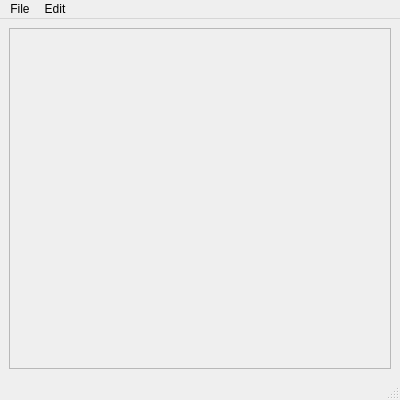
<?xml version="1.0" encoding="UTF-8"?>
<ui version="4.0">
 <class>ImageViewer</class>
 <widget class="QMainWindow" name="ImageViewer">
  <property name="geometry">
   <rect>
    <x>0</x>
    <y>0</y>
    <width>400</width>
    <height>400</height>
   </rect>
  </property>
  <property name="windowTitle">
   <string>MainWindow</string>
  </property>
  <property name="layoutDirection">
   <enum>Qt::LeftToRight</enum>
  </property>
  <widget class="QWidget" name="centralwidget">
   <layout class="QVBoxLayout" name="verticalLayout">
    <item>
     <widget class="QScrollArea" name="scrollArea">
      <property name="autoFillBackground">
       <bool>false</bool>
      </property>
      <property name="styleSheet">
       <string notr="true">
</string>
      </property>
      <property name="widgetResizable">
       <bool>true</bool>
      </property>
      <widget class="QWidget" name="scrollAreaWidgetContents">
       <property name="geometry">
        <rect>
         <x>0</x>
         <y>0</y>
         <width>372</width>
         <height>328</height>
        </rect>
       </property>
      </widget>
     </widget>
    </item>
   </layout>
  </widget>
  <widget class="QMenuBar" name="menubar">
   <property name="geometry">
    <rect>
     <x>0</x>
     <y>0</y>
     <width>400</width>
     <height>22</height>
    </rect>
   </property>
   <widget class="QMenu" name="menuFile">
    <property name="title">
     <string>File</string>
    </property>
    <addaction name="actionOpen"/>
    <addaction name="actionSave_As"/>
    <addaction name="separator"/>
    <addaction name="actionPreferences"/>
    <addaction name="separator"/>
    <addaction name="actionClose"/>
   </widget>
   <widget class="QMenu" name="menuEdit">
    <property name="title">
     <string>Edit</string>
    </property>
    <addaction name="actionCopy"/>
   </widget>
   <addaction name="menuFile"/>
   <addaction name="menuEdit"/>
  </widget>
  <widget class="QStatusBar" name="statusbar"/>
  <action name="actionOpen">
   <property name="text">
    <string>Open</string>
   </property>
   <property name="shortcut">
    <string>Ctrl+O</string>
   </property>
  </action>
  <action name="actionSave_As">
   <property name="text">
    <string>Save As...</string>
   </property>
  </action>
  <action name="actionClose">
   <property name="text">
    <string>Close</string>
   </property>
   <property name="shortcut">
    <string>Ctrl+W</string>
   </property>
  </action>
  <action name="actionPreferences">
   <property name="text">
    <string>Preferences</string>
   </property>
   <property name="shortcut">
    <string>Ctrl+,</string>
   </property>
  </action>
  <action name="actionCopy">
   <property name="text">
    <string>Copy</string>
   </property>
   <property name="shortcut">
    <string>Ctrl+C</string>
   </property>
  </action>
 </widget>
 <resources/>
 <connections>
  <connection>
   <sender>actionClose</sender>
   <signal>triggered()</signal>
   <receiver>ImageViewer</receiver>
   <slot>close()</slot>
   <hints>
    <hint type="sourcelabel">
     <x>-1</x>
     <y>-1</y>
    </hint>
    <hint type="destinationlabel">
     <x>399</x>
     <y>299</y>
    </hint>
   </hints>
  </connection>
 </connections>
</ui>
